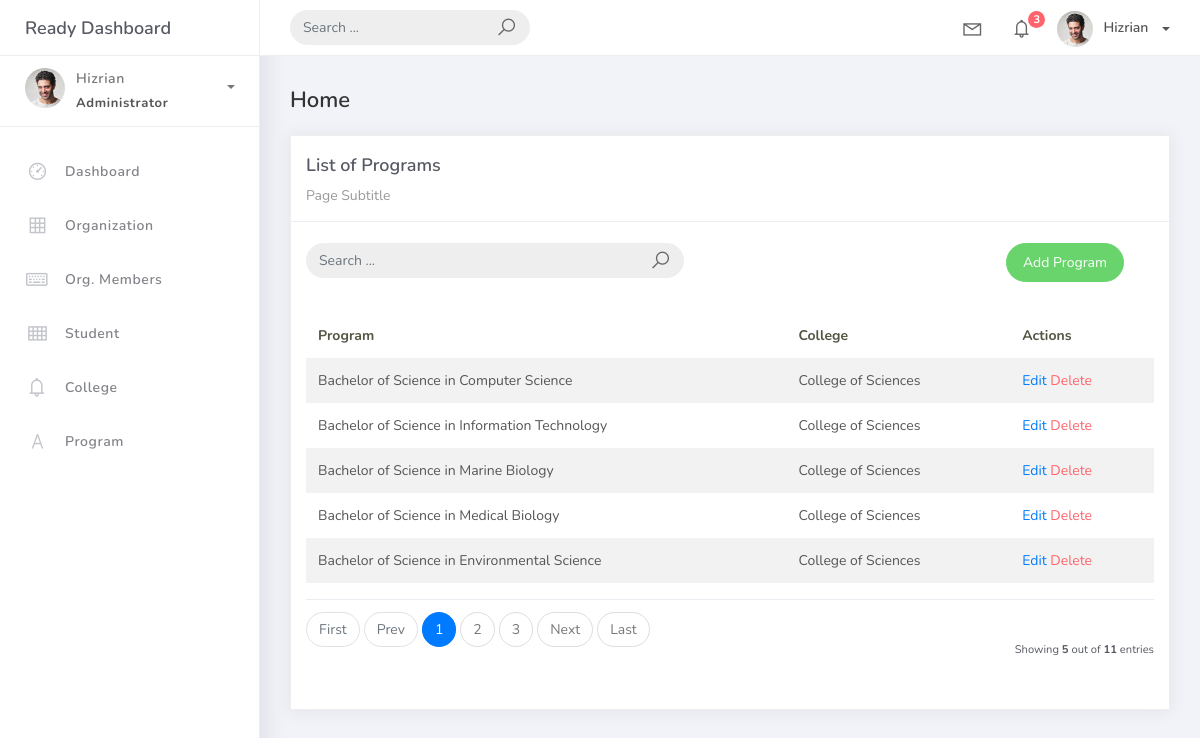
/program_list/, run on the app's committed database.
### studentorg/models.py (models this page shows, shortened)
class BaseModel(models.Model):
    created_at = models.DateTimeField(auto_now_add=True, db_index=True)
    upated_at = models.DateTimeField(auto_now=True)
    class Meta:
        abstract = True

class Program(BaseModel):
    prog_name = models.CharField (max_length=150)
    college = models.ForeignKey(College, on_delete=models.CASCADE)

class College(BaseModel):
    college_name = models.CharField (max_length=150)
    def __str__(self):
        return self.college_name

### studentorg/views.py (the view)
# urls.py: path('program_list/', ProgramList.as_view(), name='program-list'),
class ProgramList(ListView):
     model = Program
     context_object_name = 'program'
     template_name = 'program_list.html'
     paginate_by = 5
     def get_queryset(self, *args, **kwargs):
        qs = super(ProgramList, self).get_queryset(*args, **kwargs)
        if self.request.GET.get("q") is not None:
            query = self.request.GET.get('q')
            qs = qs.filter(Q(prog_name__icontains=query) |
                           Q(college__college_name__icontains=query))
        return qs

### templates/program_list.html
{% extends 'base.html' %} {% load static %} {% block content %}
<div class="content">
  <div class="container-fluid">
    <h4 class="page-title">Home</h4>
    <div class="row">
      <div class="col-md-12">
        <div class="card">
          <div class="card-header">
            <div class="card-title">List of Programs</div>
            <div class="card-category">Page Subtitle</div>
          </div>
          <br />
               <div class="col-md-12 row">
                   <div class="col-md-6">
                   <form class="navbar-left navbar-form nav-search mr-md-3" action="{% url 'program-list' %}">
                       <div class="input-group">
                       <input type="text" placeholder="Search ..." class="form-control" name="q" />
                       <div class="input-group-append">
                           <span class="input-group-text">
                           <i class="la la-search search-icon"></i>
                           </span>
                       </div>
                       </div>
                   </form>
                   </div>
                   <div class="col-md-6">
                   <div class="pull-right">
                       <a href="{% url 'program-add' %}" class="btn btn-success btn-rounded">Add Program</a>
                   </div>
                   </div>
               </div>
          <div class="card-body">
            <table class="table table-striped mt-3">
              <thead>
                <tr>
                  <th scope="col">Program</th>
                  <th scope="col">College</th>
                  <th scope="col">Actions</th>
                </tr>
              </thead>
              <tbody>
                {% for object in object_list %}
                <tr>
                  <td>{{ object.prog_name }}</td>
                  <td>{{ object.college }}</td>
                  <td>
                   <a href="program_list/{{ object.id }}">Edit</a>
                   <a href="program_list/{{ object.id }}/delete" class="text-danger">Delete</a>
                 </td>
                </tr>
                {% empty %}
                <tr>
                  <td colspan="4" style="text-align: center">
                   <p class="text-sm font-wight-bold mb-0">No Records Found</p>
                  </td>
                </tr>
                {% endfor %}
              </tbody>
            </table>
            {% include 'includes/pagination.html' %}
          </div>
        </div>
      </div>
    </div>
  </div>
</div>
{% endblock %}

### data on the page
Program: prog_name "Bachelor of Science in Computer Science", college "College of Sciences"
Program: prog_name "Bachelor of Science in Information Technology", college "College of Sciences"
Program: prog_name "Bachelor of Science in Marine Biology", college "College of Sciences"
Program: prog_name "Bachelor of Science in Medical Biology", college "College of Sciences"
Program: prog_name "Bachelor of Science in Environmental Science", college "College of Sciences"

### other printed values
{{ page_num }} "1"
{{ page_num }} "2" "3"
{{ object_list.count }} "5"
{{ paginator.count }} "11"
